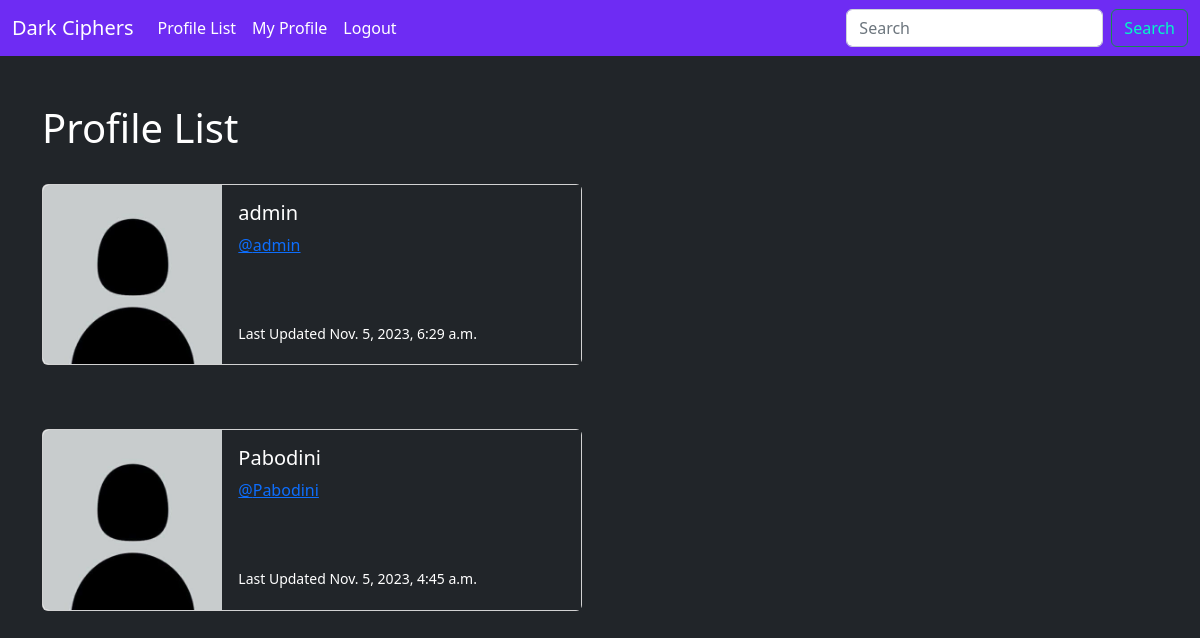
/profile_list/ (signed in), run on an earlier commit of the app's database.
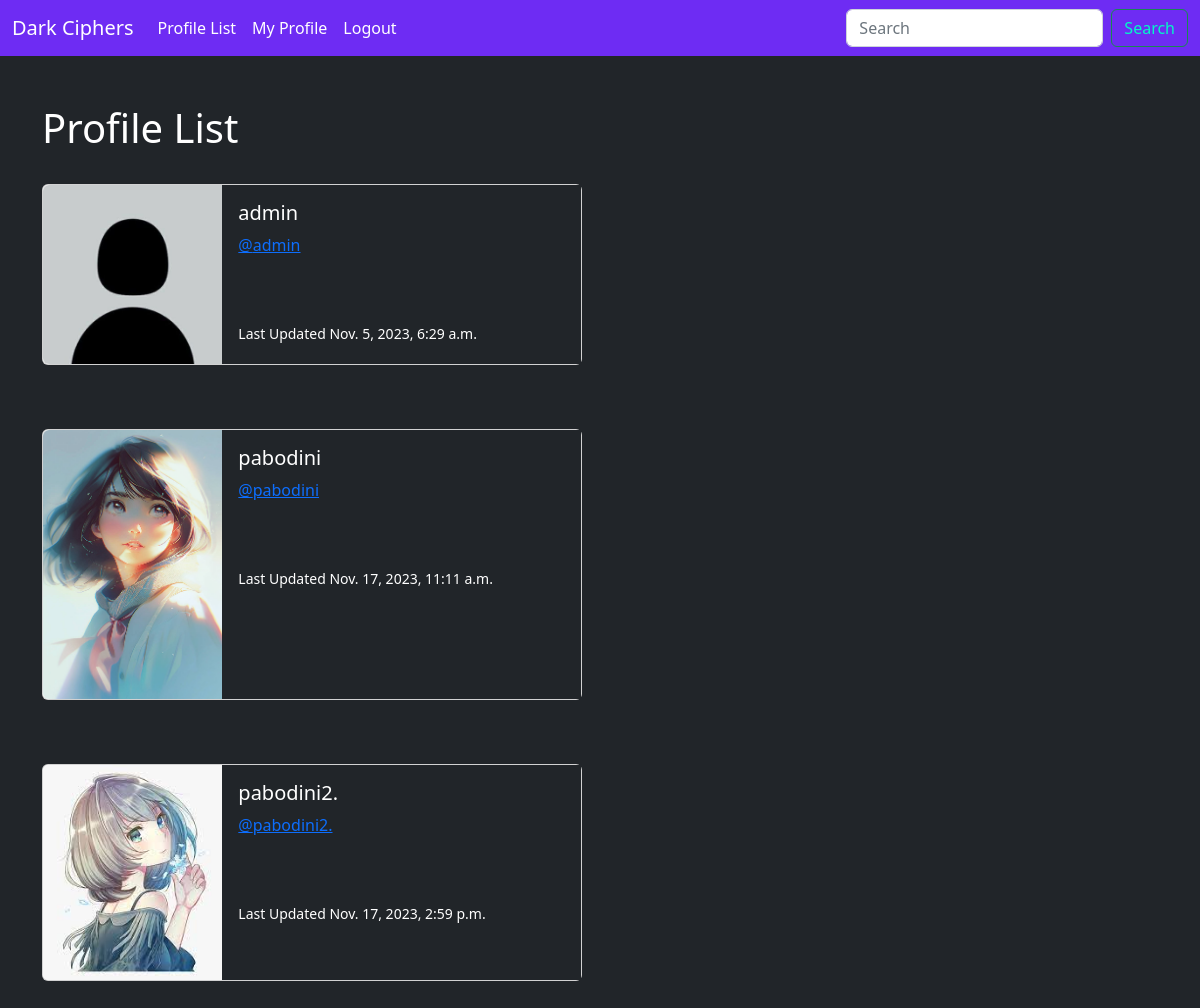
And on a later commit of the database.
### musker/models.py (models this page shows, shortened)
class Profile(models.Model):
    user = models.OneToOneField(User, on_delete=models.CASCADE)  # Cascade is used to delete everything underneath
    follows = models.ManyToManyField("self",
                                     related_name="Followed_by",
                                     symmetrical=False,  # Users dont HAVE to always follow each other.
                                     blank=True)  # You dont have to always follow someone
    date_modified = models.DateTimeField(User, auto_now=True)
    profile_image = models.ImageField(null = True, blank = True, upload_to = "images/")

### musker/views.py (the view)
# urls.py: path('profile_list/', views.profile_list, name='profile_list'),
def profile_list(request):
    if request.user.is_authenticated:
        profiles = Profile.objects.exclude(user=request.user)
        return render(request, 'profile_list.html', {"profiles": profiles})
    else:
        messages.success(request, ("You Must Be Logged In to View This Page..."))
        return redirect('home')

### musker/templates/profile_list.html
{% extends 'base.html' %}
{% load static %}
{% block content %}
<h1>Profile List</h1>
<br/>
{% if profiles %}
    {% for profile in profiles %}
       <div class="card mb-3" style="max-width: 540px;">
  <div class="row g-0">
    <div class="col-md-4">
      {% if profile.profile_image %}
      <img src = "{{ profile.profile_image.url }}" width=200 height=200 class = "img-fluid rounded-start" alt = "{{profile.user.username}}">
      {% else %}
      <img src="{% static 'images/default_pic.jpg' %}" class="img-fluid rounded-start" alt="Profile Picture">
      {% endif %}
    </div>
    <div class="col-md-8" style = "background-color: #212529;">
      <div class="card-body">
        <h5 class="card-title">{{ profile.user.username }}</h5>
        <p class="card-text"><a href="{% url 'profile' profile.user.id %}">@{{ profile.user.username }}</a></p>
        <br/><br/>
        <p class="card-text"><small class="text-body-secondary">Last Updated {{profile.date_modified}}</small></p>
      </div>
    </div>
  </div>
</div>
<br/><br/>
    {% endfor %}
{% endif %}
{% endblock %}

### musker/templates/base.html (shortened to what this page needs)
<!DOCTYPE html>
<html lang="en">
<head>
    <link href="https://cdn.jsdelivr.net/npm/bootstrap@5.2.3/dist/css/bootstrap.min.css" rel="stylesheet">
</head>
<body>
{% include 'navbar.html' %}
<br>
<div class="container">
    <br/>
    {% block content%}
    {% endblock %}
</div>
</body>
</html>

### musker/templates/navbar.html (shortened to what this page needs)
<nav class="navbar navbar-expand-lg navbar-dark" style = "background-color: #6E2CF3;">
  <div class="container-fluid">
    <a class="navbar-brand" href="{% url 'home' %}">Dark Ciphers</a>
    <div class = "collapse navbar-collapse" id="navbarSupportedContent" style="color: white;">
      <ul class="navbar-nav me-auto mb-2 mb-lg-0">
        <li class="nav-item">
          <a class="nav-link" href="{%url 'profile_list'%}" style="color: white;" >Profile List</a>
        </li>
        {% if user.is_authenticated %}
        <li class="nav-item">
          <a class="nav-link" href="{%url 'profile' request.user.id %}" style="color: white;">My Profile</a>
        </li>
        <li class="nav-item">
          <a class="nav-link" href="{%url 'logout'%}" style="color: white;">Logout</a>
        </li>
        {% endif %}
      </ul>
      <form class="d-flex" role="search">
        <input class="form-control me-2" type="search" placeholder="Search" aria-label="Search">
        <button class="btn btn-outline-success" type="submit" style ="color: #01F9C6">Search</button>
      </form>
    </div>
  </div>
</nav>

### musker/templates/base.html (style rules this page uses)
body { background-color: #212529; color: white; }

What changed in the data, as far as the page shows it:
removed Profile: user.username "Pabodini", date_modified "Nov. 5, 2023, 4:45 a.m."
added Profile: profile_image (picture), user.username "pabodini", date_modified "Nov. 17, 2023, 11:11 a.m."
added Profile: profile_image (picture), user.username "pabodini2.", date_modified "Nov. 17, 2023, 2:59 p.m."
